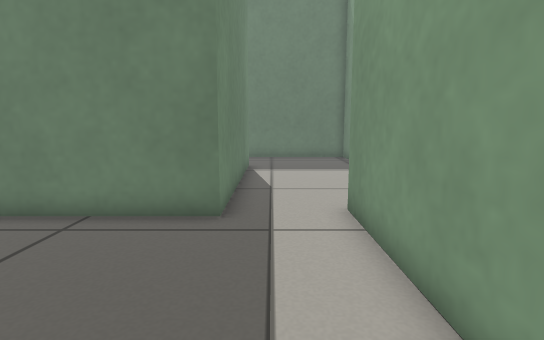
View 1 (above)

15 first-person views from a walk through a Gazebo world. The camera is 0.5 m above the floor, tilts 8° down and sees 80° across. The floor is counted in squares, 0.25 m on a side. Each view is taken from the middle of a square. On the plan, view 1 faces up. The plan holds only what a view shows up to about 18 squares ahead; the rest is blank. The place goes on beyond the plan. The robots in the file are not drawn.

View 2
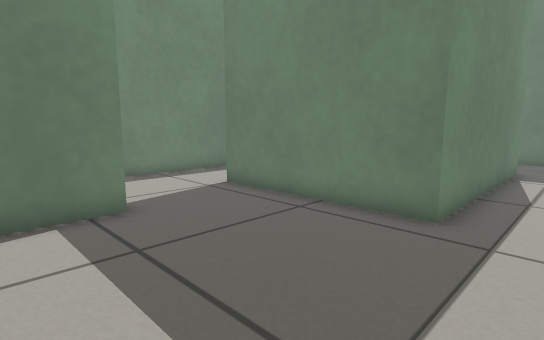

View 3
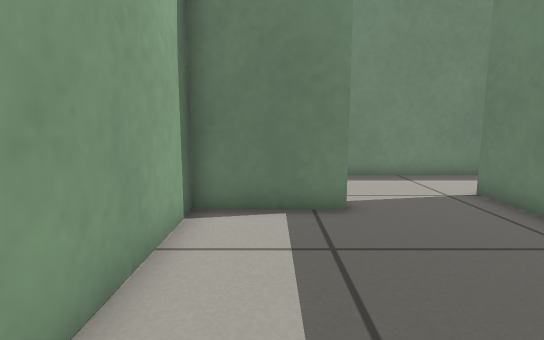

View 4
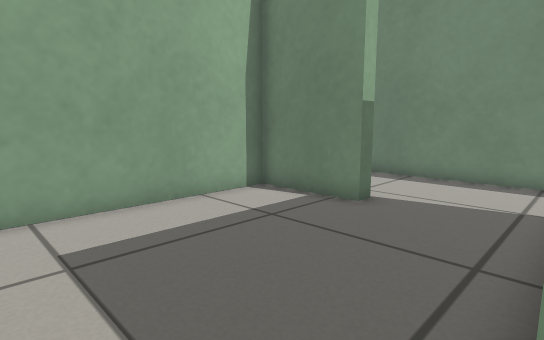

View 5
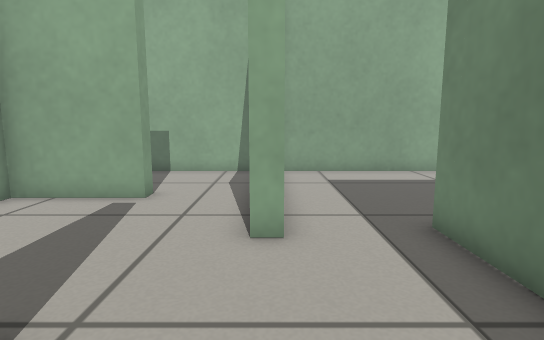

View 6
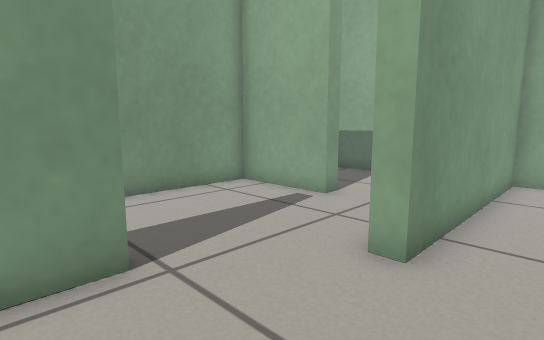

View 7
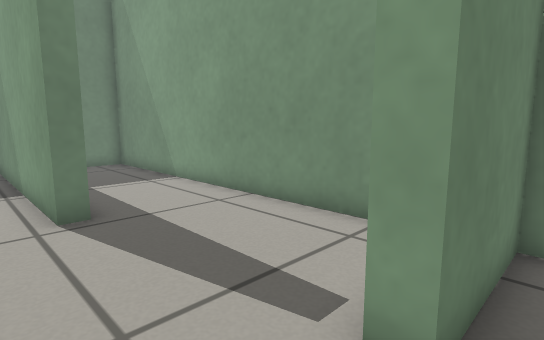

View 8
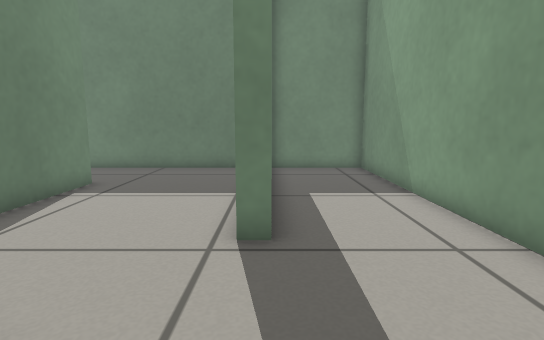

View 9
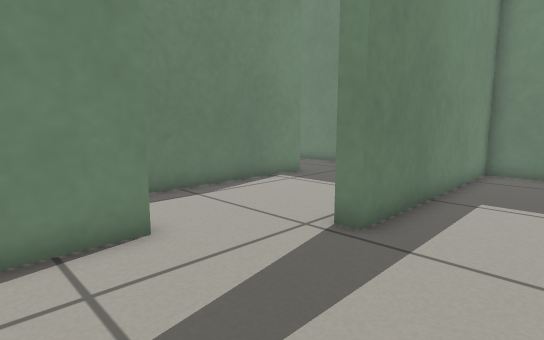

View 10
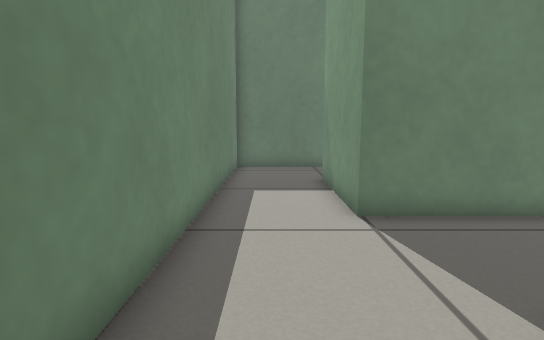

View 11
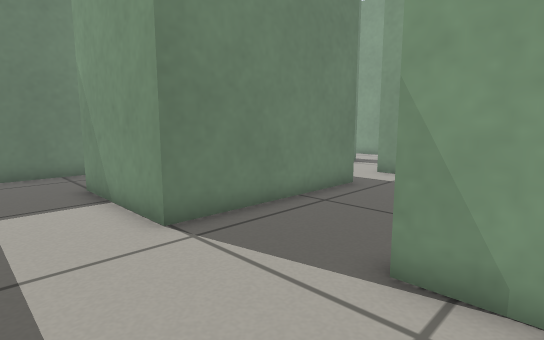

View 12
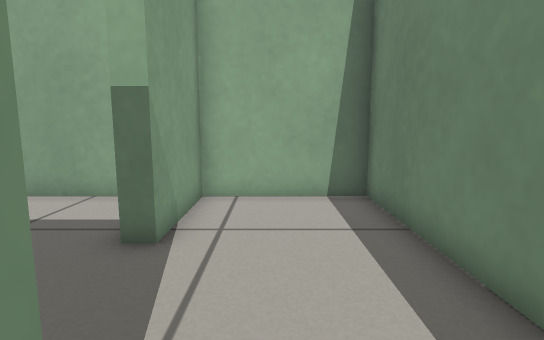

View 13
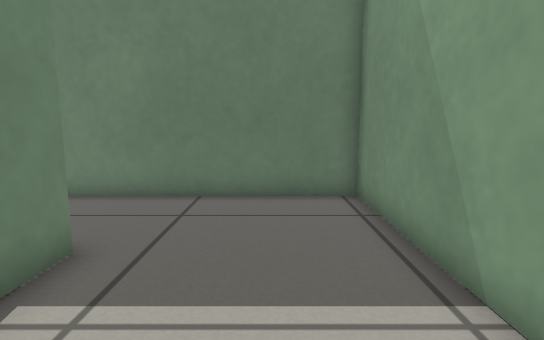

View 14
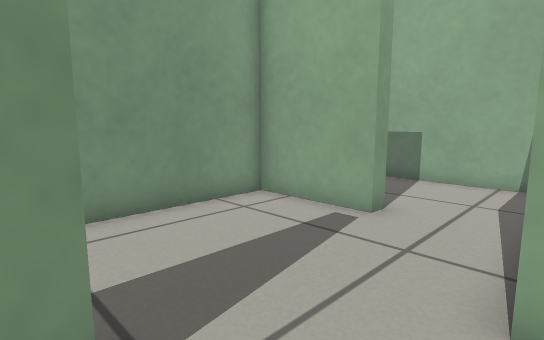

View 15
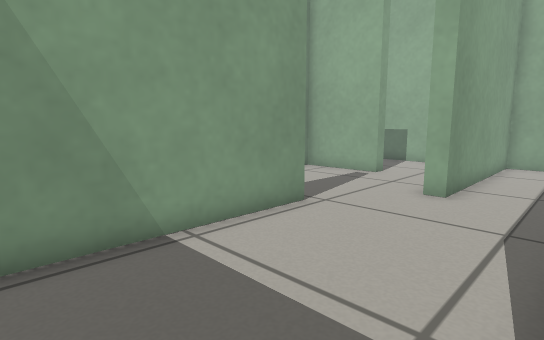

### Floor plan
Ten units are one square. View 1 is at (0, 0); x grows to the right and y downward. Boxes are objects, and circles mark ways between rooms. Rooms are numbered by the first view taken in them; rooms with no view inside come last. Other rooms are left out.
<svg viewBox="-122 -204 219 218">
<path fill="none" stroke="#000" d="M-71 -28 -65 -28 -65 9 18 9 18 -65M-11 -69 -81 -69M-11 -160 -11 -69M18 -65 18 -75 24 -75M55 -43 91 -43 91 -199 50 -199 50 -104 44 -104 44 -199 -39 -199M24 -75 24 -53M55 -37 55 -43M29 9 85 9M92 -37 55 -37M-81 -69 -81 -119M-71 -153 -117 -153 -117 9 -71 9 -71 -28"/>
<circle cx="5" cy="-70" r="3" fill="#2a7"/>
<circle cx="-65" cy="-45" r="3" fill="#2a7"/>
<circle cx="40" cy="-40" r="3" fill="#2a7"/>
<text x="-30" y="-30">1</text>
<text x="20" y="-130">2</text>
<text x="50" y="-20">3</text>
<text x="-90" y="-80">4</text>
</svg>
Room 1 opens to room 2. Room 1 opens to room 4. Room 2 opens to room 3.

Where each view was taken, in squares from view 1:
view 1: 0 up, 0 right, facing up
view 2: 0 up, 1 right, facing up-left
view 3: 1 up, 1 right, facing left
view 4: 7 up, 1 right, facing down-left
view 5: 13 up, 2 right, facing down
view 6: 12 up, 0 right, facing down-right
view 7: 3 up, 3 right, facing up-right
view 8: 5 up, 5 right, facing up
view 9: 5 up, 8 right, facing up-left
view 10: 0 up, 10 left, facing up
view 11: 1 up, 11 left, facing up-right
view 12: 8 up, 9 left, facing down
view 13: 11 up, 2 right, facing up
view 14: 11 up, 2 right, facing down-right
view 15: 17 up, 1 left, facing down-right
